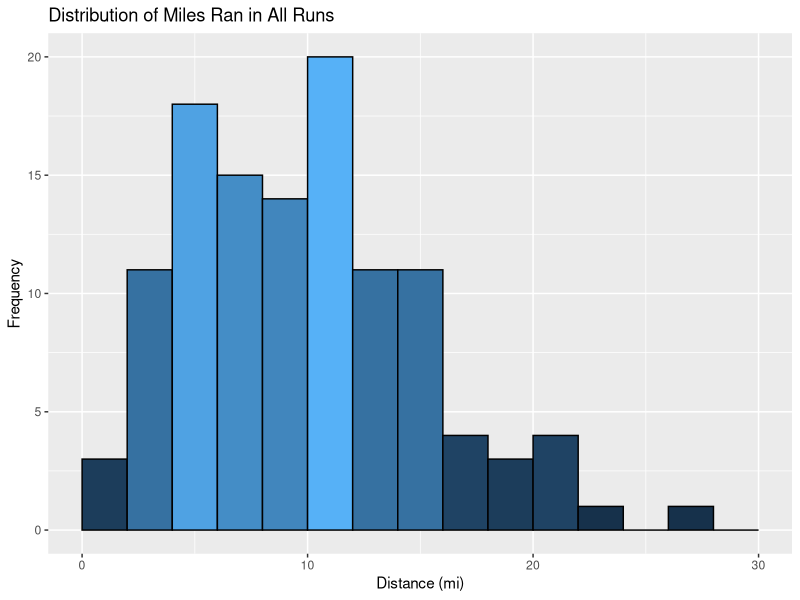
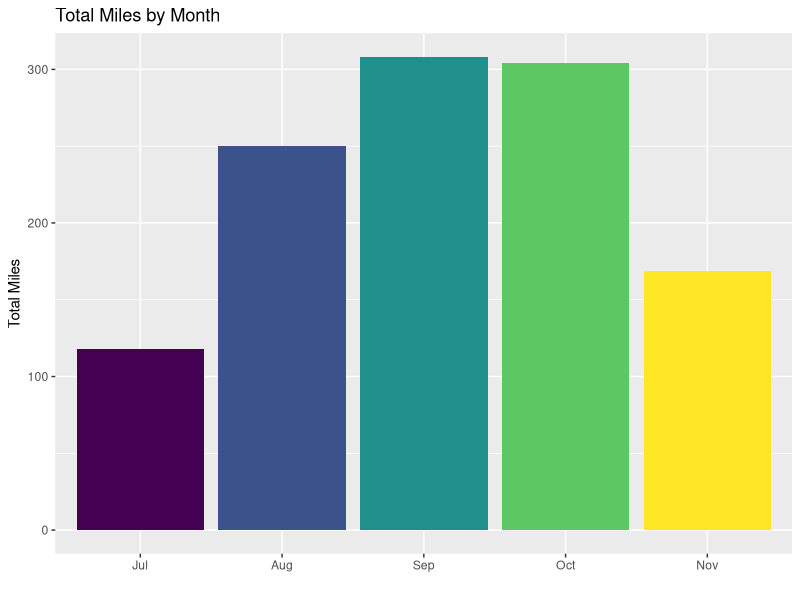
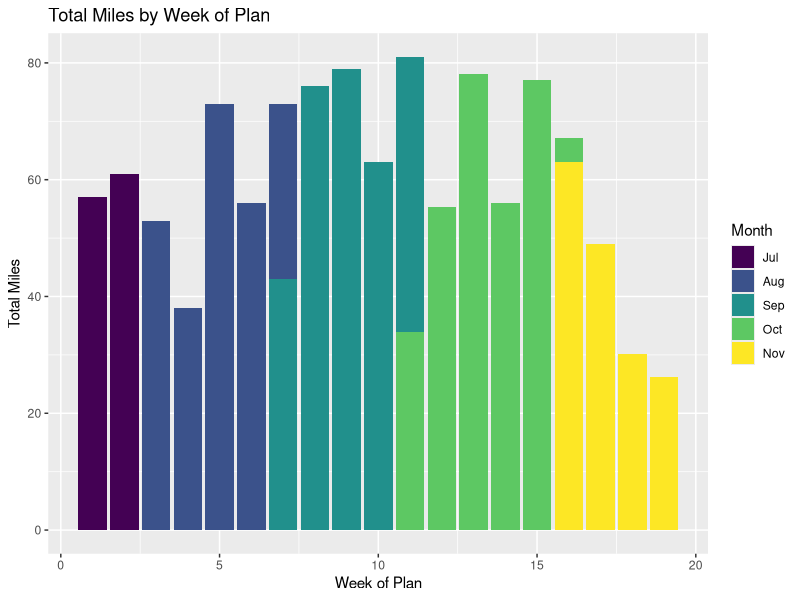
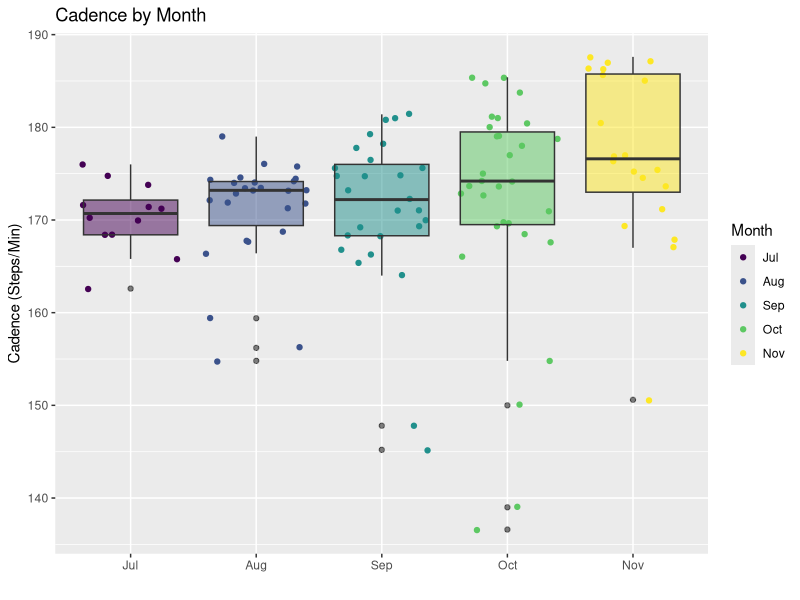
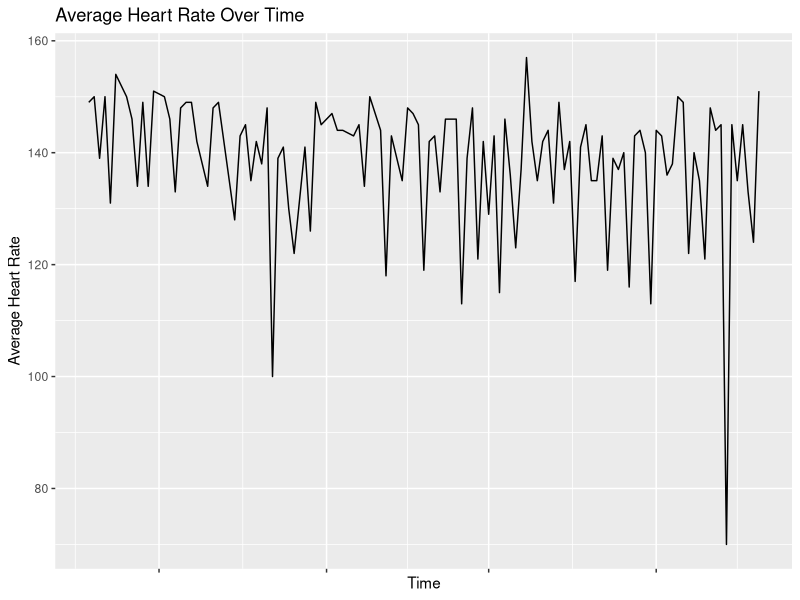
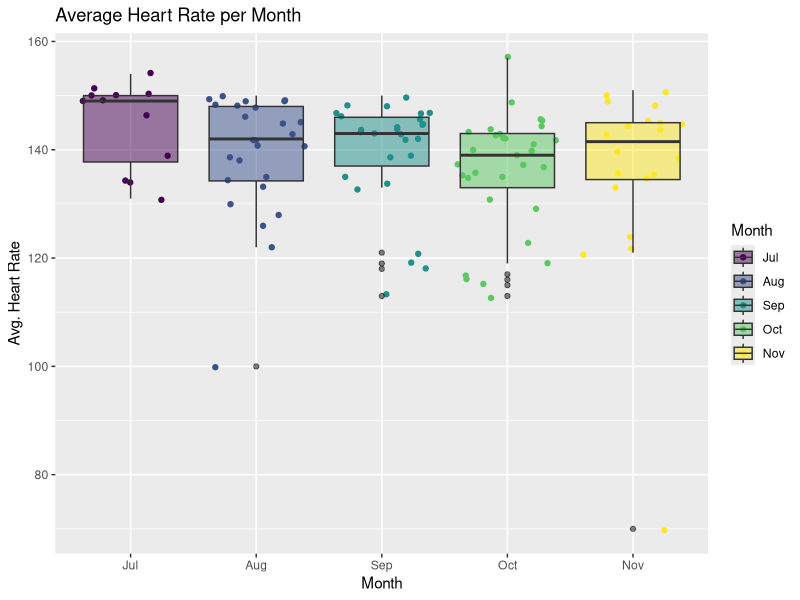
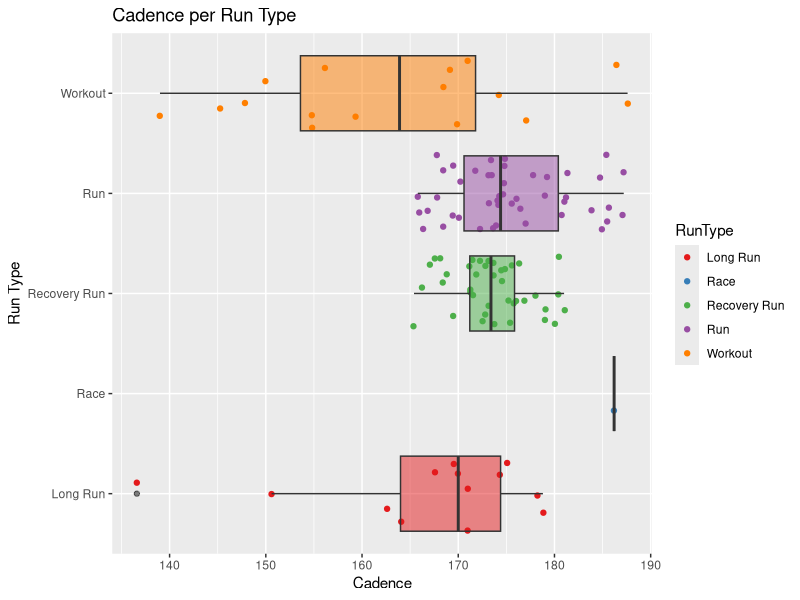
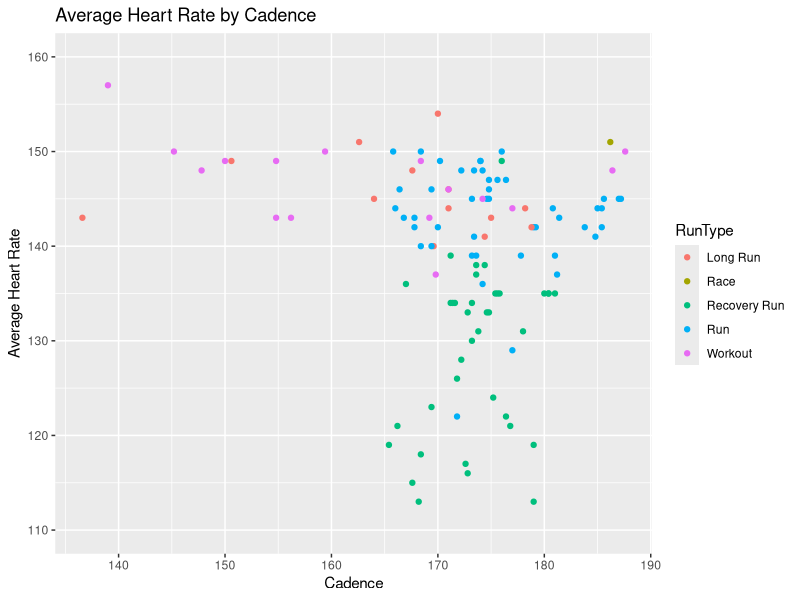

These figures' R source, in order: (Note: this script raises an error after producing the figures.)
#install.packages("stringr")  - for manipulating string values
#install.packages("tidyr")    - data cleansing
#install.packages("plyr")     - for renaming columns


runs <- read.csv("cleanedMarathonTrainingData.csv")
str(runs)

#remove 1st col
runs$X <- NULL
head(runs,2)

library(lubridate)

#make POSIXct
runs$Time <- as.POSIXct(runs$Time)#, format = '%H:%M:%S')
runs$Avg.Pace <- as.POSIXct(runs$Avg.Pace)#, format = '%H:%M:%S')
runs$Date <- as.POSIXct(runs$Date)
runs$StartTime <- hour(strptime(runs$StartTime, format = '%H:%M'))

#make Month an ordered 
runs$Month <- factor(runs$Month, ordered = TRUE, levels = c("Jul","Aug","Sep","Oct","Nov"))

#simple histogram of how many miles I ran in each of my runs.

library(ggplot2)
library(RColorBrewer)

#distance histogram
ggplot(data = runs, aes(x = Distance)) + 
  geom_histogram(binwidth = 2, aes(fill = ..count..), colour = "black", boundary = 2) +
  scale_x_continuous(limits=c(0, 30)) +
  xlab("Distance (mi)") + 
  ylab("Frequency") + 
  ggtitle("Distribution of Miles Ran in All Runs") + 
  guides(fill=FALSE) 

summary(runs$Distance)

#miles by month bars
ggplot(data = runs, aes(x = Month, y = Distance, fill = Month)) + 
  geom_bar(stat="identity") +
  xlab("") + 
  ylab("Total Miles") + 
  guides(fill=FALSE) +
  ggtitle("Total Miles by Month")

#peak week bars
ggplot(data = runs, aes(x = weekNumber, y = Distance, fill = Month)) + 
  geom_bar(stat="identity") +
  xlab("Week of Plan") + 
  ylab("Total Miles") + 
  #guides(fill=FALSE) +
  ggtitle("Total Miles by Week of Plan")
                                       
#find peak week
runs[runs$weekNumber == 11,c('Name','weekNumber','Date','DOW','Distance')]

#avg. cadence grouped by month
ggplot(data = runs, aes(Month, Cad)) + 
  geom_jitter(aes(colour = Month)) +
  geom_boxplot(aes(fill = Month), 
    outlier.colour = "black", alpha = 0.5) + #geom_jitter()
  xlab("") + 
  ylab("Cadence (Steps/Min)") + 
  guides(fill=FALSE) +
  ggtitle("Cadence by Month") 

#heart rate over time
ggplot(data = runs, aes(x = Date, y = Avg.HR)) + 
  geom_line(aes(group=1)) +
  theme(axis.text.x = element_blank()) +
  xlab("Time") + 
  ylab("Average Heart Rate") + 
  ggtitle("Average Heart Rate Over Time")

#avg. HR grouped by month
ggplot(data = runs, aes(Month, Avg.HR)) + 
  geom_jitter(aes(colour = Month)) +
  geom_boxplot(aes(fill = Month), 
  outlier.colour = "black", alpha = 0.5) + #geom_jitter()
  xlab("Month") + 
  ylab("Avg. Heart Rate") + 
  ggtitle("Average Heart Rate per Month") 

#avg. cadence grouped by run type
ggplot(data = runs, aes(RunType, Cad)) + 
  geom_jitter(aes(colour = RunType)) +
  geom_boxplot(aes(fill = RunType), 
               outlier.colour = "black", alpha = 0.5) +
  scale_colour_brewer(palette = "Set1") +
  scale_fill_brewer(palette = "Set1") +
  xlab("Run Type") + 
  ylab("Cadence") + 
  guides(fill=FALSE) +
  coord_flip() + 
  ggtitle("Cadence per Run Type") 

#cadence by hr
ggplot(data = runs, aes(x=Cad, y=Avg.HR)) + 
  geom_point(aes(colour = RunType), na.rm = TRUE) +
  xlab("Cadence") + 
  ylab("Average Heart Rate") + 
  scale_y_continuous(limits = c(110, 160)) +
  ggtitle("Average Heart Rate by Cadence")

#avg. hr grouped by run type
ggplot(data = runs, aes(RunType, Avg.HR)) + 
  geom_jitter(aes(colour = RunType)) +
  geom_boxplot(aes(fill = RunType), 
  outlier.colour = "black", alpha = 0.5) +
  xlab("Run Type") + 
  ylab("Avg Heart Rate") + 
  guides(fill=FALSE) +
  ggtitle("Average Heart Rate per Run Type") 

#max heart rate
runs[which.max(runs$Avg.HR),]

#avg pace by runs
gplot(data = runs, aes(x = Date, y = Avg.Pace, colour = RunType)) + 
  geom_point() +
  geom_smooth(fill = NA) +  
  theme(axis.text.x = element_blank()) +
  theme(axis.text.y = element_blank()) +
  xlab("Date") + 
  ylab("Average Pace (mile/minute)") + 
  ggtitle("Average Pace Over Time") + 
  labs(caption="")

#avg pace by runs - seperate
ggplot(data = runs, aes(x = Date, y = Avg.Pace, colour = RunType)) + 
  geom_point() +
  geom_smooth(fill = NA) +  
  theme(axis.text.x = element_blank()) +
  theme(axis.text.y = element_blank()) +
  xlab("Date") + 
  ylab("Average Pace (mile/minute)") + 
  ggtitle("Average Pace Over Time") + 
  labs(caption="") + 
  facet_grid(RunType~.)

table(runs$RunType)

#bar of steps, echo = FALSE}
ggplot(data = runs, aes(RunType, (Cad*((hour(runs$Time)*60)+(minute(runs$Time))+(second(runs$Time)/60))))) + 
  geom_bar(aes(fill = RunType), stat = "identity") +
  xlab("Run Type") + 
  ylab("Steps") + 
  guides(fill=FALSE) +
  ggtitle("Total Steps Taken by Run Type") 

#elevation and avg hr
ggplot(data = runs, aes(x=Elevation.Gain, y=Avg.HR)) + 
  geom_point(aes(colour = RunType), na.rm = TRUE) +
  geom_smooth(fill = NA, na.rm = TRUE) +
  xlab("Elevation Gain (ft.)") + 
  ylab("Average Heart Rate (BPM)") +
  scale_y_continuous(limits = c(110, 160)) +
  ggtitle("Average Heart Rate by Elevation Gain")

#elevation and max hr, echo = FALSE}
ggplot(data = runs, aes(x=RunType, y=Max.HR)) + 
  geom_jitter(aes(colour = RunType)) +
  geom_boxplot(aes(fill = RunType), outlier.colour = "black", alpha = 0.5) +
  xlab("Run Type") + 
  ylab("Max Heart Rate (BPM)") + 
  ggtitle("Max Heart Rate by Run Type")